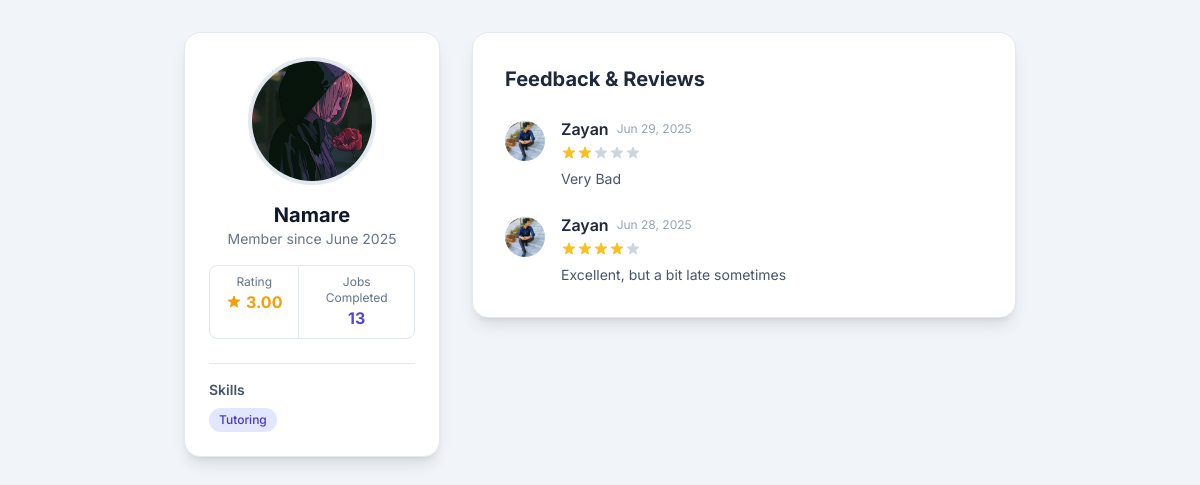
The app's page /publicprofile_helper.php?id=24 (signed in) with its own data.
### tables this page shows
CREATE TABLE `helpers` (
  `helper_id` int NOT NULL AUTO_INCREMENT,
  `name` varchar(255) NOT NULL,
  `email` varchar(255) NOT NULL,
  `password_hash` varchar(255) NOT NULL,
  `phone_number` varchar(15) DEFAULT NULL,
  `address` text,
  `skills` text,
  `rating` decimal(3,2) DEFAULT '0.00',
  `profile_photo` text,
  `created_at` timestamp NULL DEFAULT CURRENT_TIMESTAMP,
  `updated_at` timestamp NULL DEFAULT CURRENT_TIMESTAMP ON UPDATE CURRENT_TIMESTAMP,
  `verification_status` enum('pending','verified','rejected') DEFAULT 'pending',
  `verified_by` int DEFAULT NULL,
  `status` enum('active','suspended','deactivated') DEFAULT 'active',
  PRIMARY KEY (`helper_id`),
  UNIQUE KEY `email` (`email`),
  KEY `verified_by` (`verified_by`),
  CONSTRAINT `helpers_ibfk_1` FOREIGN KEY (`verified_by`) REFERENCES `admins` (`admin_id`)
);

CREATE TABLE `reviews` (
  `review_id` int NOT NULL AUTO_INCREMENT,
  `user_id` int NOT NULL,
  `helper_id` int NOT NULL,
  `hiring_id` int NOT NULL,
  `comment` text,
  `created_at` timestamp NULL DEFAULT CURRENT_TIMESTAMP,
  `rating` decimal(3,2) DEFAULT NULL,
  PRIMARY KEY (`review_id`),
  KEY `user_id` (`user_id`),
  KEY `helper_id` (`helper_id`),
  KEY `hiring_id` (`hiring_id`),
  CONSTRAINT `reviews_ibfk_1` FOREIGN KEY (`user_id`) REFERENCES `users` (`user_id`),
  CONSTRAINT `reviews_ibfk_2` FOREIGN KEY (`helper_id`) REFERENCES `helpers` (`helper_id`),
  CONSTRAINT `reviews_ibfk_3` FOREIGN KEY (`hiring_id`) REFERENCES `hiring_records` (`hiring_id`)
);

CREATE TABLE `users` (
  `user_id` int NOT NULL AUTO_INCREMENT,
  `name` varchar(255) NOT NULL,
  `email` varchar(255) NOT NULL,
  `profile_photo` text,
  `password_hash` varchar(255) NOT NULL,
  `phone_number` varchar(15) DEFAULT NULL,
  `address` text,
  `user_type` enum('disabled_individual','family_member','caretaker') NOT NULL,
  `created_at` timestamp NULL DEFAULT CURRENT_TIMESTAMP,
  `updated_at` timestamp NULL DEFAULT CURRENT_TIMESTAMP ON UPDATE CURRENT_TIMESTAMP,
  `verification_status` enum('pending','verified','rejected') DEFAULT 'pending',
  `verified_by` int DEFAULT NULL,
  `status` enum('active','suspended','deactivated') DEFAULT 'active',
  PRIMARY KEY (`user_id`),
  UNIQUE KEY `email` (`email`),
  KEY `verified_by` (`verified_by`),
  CONSTRAINT `users_ibfk_1` FOREIGN KEY (`verified_by`) REFERENCES `admins` (`admin_id`)
);

### publicprofile_helper.php (the view, shortened to what this page needs)
<?php
include 'dbconnect.php';
$helper_id_to_view = filter_input(INPUT_GET, 'id', FILTER_VALIDATE_INT);
$helper_stmt = $conn->prepare("SELECT name, email, profile_photo, rating, skills, created_at FROM helpers WHERE helper_id = ? AND status = 'active' AND verification_status = 'verified'");
$helper_stmt->bind_param("i", $helper_id_to_view);
$helper_stmt->execute();
$result = $helper_stmt->get_result();
$helper_details = $result->fetch_assoc();
$helper_skills = !empty($helper_details['skills']) ? array_map('trim', explode(',', $helper_details['skills'])) : [];
$stats_stmt = $conn->prepare("SELECT COUNT(*) as completed_jobs FROM hiring_records WHERE helper_id = ? AND status = 'completed'");
$stats_stmt->bind_param("i", $helper_id_to_view);
$stats_stmt->execute();
$helper_stats = $stats_stmt->get_result()->fetch_assoc();
$reviews_sql = "
    SELECT r.rating, r.comment, r.created_at, u.name as user_name, u.profile_photo as user_photo
    FROM reviews r
    JOIN users u ON r.user_id = u.user_id
    WHERE r.helper_id = ?
    ORDER BY r.created_at DESC;
";
$reviews_stmt = $conn->prepare($reviews_sql);
$reviews_stmt->bind_param("i", $helper_id_to_view);
$reviews_stmt->execute();
$reviews = $reviews_stmt->get_result()->fetch_all(MYSQLI_ASSOC);
?>
<!DOCTYPE html>
<html lang="en">
<head>
    <script src="https://cdn.tailwindcss.com"></script>
</head>
<body class="bg-slate-100">
    <main class="max-w-4xl mx-auto p-4 sm:p-6 lg:p-8">
        <div class="grid grid-cols-1 lg:grid-cols-3 gap-8">
            <aside class="lg:col-span-1">
                <div class="bg-white p-6 rounded-2xl border border-slate-200 shadow-lg sticky top-8">
                    <div class="flex flex-col items-center">
                        <img class="h-32 w-32 rounded-full object-cover border-4 border-slate-200" src="<?php echo htmlspecialchars($helper_details['profile_photo'] ?? 'img/default-avatar.png'); ?>" alt="Profile Photo">
                        <h2 class="text-xl font-bold text-slate-900 mt-4"><?php echo htmlspecialchars($helper_details['name']); ?></h2>
                        <p class="text-sm text-slate-500">Member since <?php echo date('F Y', strtotime($helper_details['created_at'])); ?></p>
                        <div class="mt-4 flex divide-x divide-slate-200 rounded-lg border border-slate-200 text-center overflow-hidden">
                            <div class="px-4 py-2">
                                <p class="text-xs text-slate-500">Rating</p>
                                <p class="font-bold text-amber-500 flex items-center gap-1">
                                    <?php echo number_format($helper_details['rating'], 2); ?>
                                </p>
                            </div>
                            <div class="px-4 py-2">
                                <p class="text-xs text-slate-500">Jobs Completed</p>
                                <p class="font-bold text-indigo-600"><?php echo $helper_stats['completed_jobs'] ?? 0; ?></p>
                            </div>
                        </div>
                    </div>
                    <div class="mt-6 pt-4 border-t border-slate-200">
                        <h4 class="font-semibold text-sm text-slate-600 mb-2">Skills</h4>
                        <div class="flex flex-wrap gap-2">
                           <?php if(empty($helper_skills)): ?>
                                <p class="text-xs text-slate-400">No skills listed.</p>
                           <?php else: ?>
                               <?php foreach($helper_skills as $skill): ?>
                                <span class="bg-indigo-100 text-indigo-700 text-xs font-medium px-2.5 py-1 rounded-full"><?php echo htmlspecialchars($skill); ?></span>
                               <?php endforeach; ?>
                           <?php endif; ?>
                        </div>
                    </div>
                </div>
            </aside>
            <main class="lg:col-span-2">
                <div class="bg-white p-8 rounded-2xl border border-slate-200 shadow-lg space-y-6">
                    <h3 class="text-xl font-bold text-slate-800">Feedback & Reviews</h3>
                    <?php if (empty($reviews)): ?>
                        <p class="text-center text-slate-500 py-8">This helper has not received any reviews yet.</p>
                    <?php else: ?>
                        <ul class="space-y-6">
                        <?php foreach($reviews as $review): ?>
                            <li class="flex gap-4">
                                <img class="h-10 w-10 rounded-full object-cover mt-1" src="<?php echo htmlspecialchars($review['user_photo'] ?? 'img/default-avatar.png'); ?>" alt="User photo">
                                <div>
                                    <div class="flex items-center gap-2">
                                        <p class="font-semibold text-slate-800"><?php echo htmlspecialchars($review['user_name']); ?></p>
                                        <span class="text-xs text-slate-400"><?php echo date('M d, Y', strtotime($review['created_at'])); ?></span>
                                    </div>
                                    <div class="flex items-center mt-1">
                                        <?php for($i = 0; $i < 5; $i++): ?>
                                            <svg class="w-4 h-4 <?php echo ($i < floor($review['rating'])) ? 'text-amber-400' : 'text-slate-300'; ?>" fill="currentColor" viewBox="0 0 20 20"><path d="M9.049 2.927c.3-.921 1.603-.921 1.902 0l1.07 3.292a1 1 0 00.95.69h3.462c.969 0 1.371 1.24.588 1.81l-2.8 2.034a1 1 0 00-.364 1.118l1.07 3.292c.3.921-.755 1.688-1.54 1.118l-2.8-2.034a1 1 0 00-1.175 0l-2.8 2.034c-.784.57-1.838-.197-1.539-1.118l1.07-3.292a1 1 0 00-.364-1.118L2.98 8.72c-.783-.57-.38-1.81.588-1.81h3.461a1 1 0 00.951-.69l1.07-3.292z"></path></svg>
                                        <?php endfor; ?>
                                    </div>
                                    <p class="text-slate-600 text-sm mt-2"><?php echo htmlspecialchars($review['comment']); ?></p>
                                </div>
                            </li>
                        <?php endforeach; ?>
                        </ul>
                    <?php endif; ?>
                </div>
            </main>
        </div>
    </main>
</body>
</html>

### publicprofile_helper.php (style rules this page uses)
body { font-family: 'Inter', sans-serif; }

### records on screen
helpers: profile_photo (picture), name "Namare", created_at "June 2025", rating "3.00", skills "Tutoring"
reviews: user.profile_photo (picture), user.name "Zayan", created_at "Jun 29, 2025", rating 2 (drawn), comment "Very Bad"
reviews: user.profile_photo (picture), user.name "Zayan", created_at "Jun 28, 2025", rating 4 (drawn), comment "Excellent, but a bit late sometimes"

### other values on screen
$helper_stats['completed_jobs'] "13"
